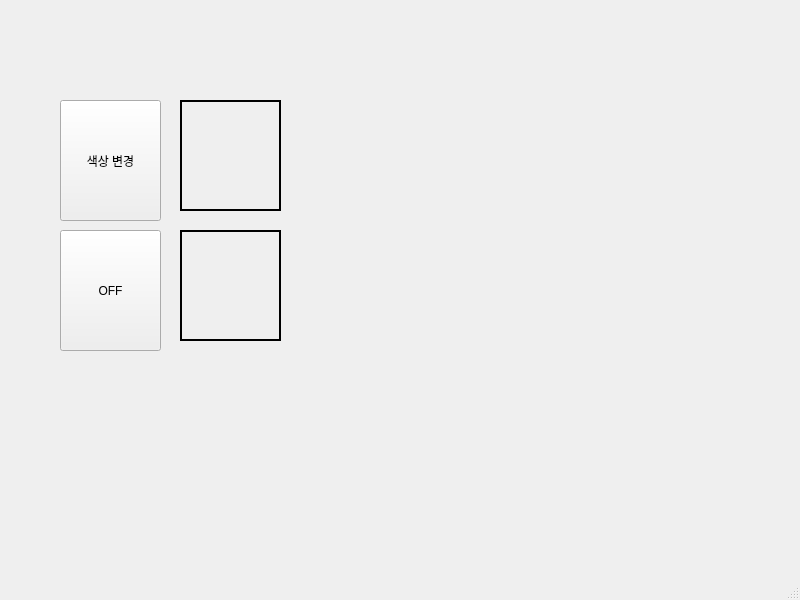
<?xml version="1.0" encoding="UTF-8"?>
<ui version="4.0">
 <class>MainWindow</class>
 <widget class="QMainWindow" name="MainWindow">
  <property name="geometry">
   <rect>
    <x>0</x>
    <y>0</y>
    <width>800</width>
    <height>600</height>
   </rect>
  </property>
  <property name="windowTitle">
   <string>MainWindow</string>
  </property>
  <widget class="QWidget" name="centralwidget">
   <widget class="QPushButton" name="pushButton_2">
    <property name="geometry">
     <rect>
      <x>60</x>
      <y>230</y>
      <width>101</width>
      <height>121</height>
     </rect>
    </property>
    <property name="text">
     <string>OFF</string>
    </property>
   </widget>
   <widget class="QPushButton" name="pushButton_3">
    <property name="geometry">
     <rect>
      <x>60</x>
      <y>100</y>
      <width>101</width>
      <height>121</height>
     </rect>
    </property>
    <property name="text">
     <string>색상 변경</string>
    </property>
   </widget>
   <widget class="QLabel" name="label">
    <property name="geometry">
     <rect>
      <x>180</x>
      <y>100</y>
      <width>101</width>
      <height>111</height>
     </rect>
    </property>
    <property name="styleSheet">
     <string notr="true">border: 2px solid black;</string>
    </property>
    <property name="text">
     <string/>
    </property>
   </widget>
   <widget class="QLabel" name="label_2">
    <property name="geometry">
     <rect>
      <x>180</x>
      <y>230</y>
      <width>101</width>
      <height>111</height>
     </rect>
    </property>
    <property name="styleSheet">
     <string notr="true">border: 2px solid black;</string>
    </property>
    <property name="text">
     <string/>
    </property>
   </widget>
  </widget>
  <widget class="QMenuBar" name="menubar">
   <property name="geometry">
    <rect>
     <x>0</x>
     <y>0</y>
     <width>800</width>
     <height>33</height>
    </rect>
   </property>
  </widget>
  <widget class="QStatusBar" name="statusbar"/>
 </widget>
 <connections>
  <connection>
   <sender>pushButton_3</sender>
   <signal>clicked()</signal>
   <receiver>label</receiver>
   <slot>update()</slot>
   <hints>
    <hint type="sourcelabel">
     <x>138</x>
     <y>212</y>
    </hint>
    <hint type="destinationlabel">
     <x>237</x>
     <y>198</y>
    </hint>
   </hints>
  </connection>
  <connection>
   <sender>pushButton_2</sender>
   <signal>clicked()</signal>
   <receiver>label_2</receiver>
   <slot>update()</slot>
   <hints>
    <hint type="sourcelabel">
     <x>143</x>
     <y>335</y>
    </hint>
    <hint type="destinationlabel">
     <x>191</x>
     <y>321</y>
    </hint>
   </hints>
  </connection>
 </connections>
</ui>
